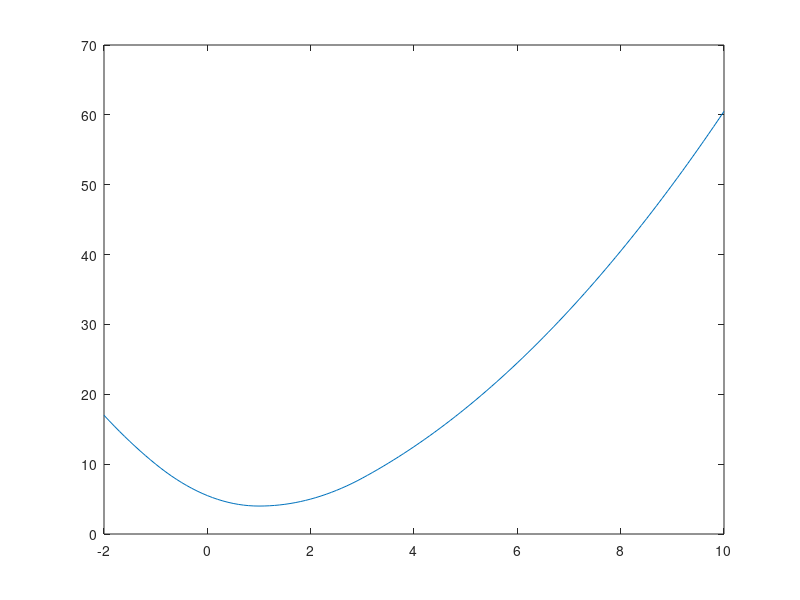

Recreate this plot in MATLAB. (Note: this script raises an error after producing the figure.)

A=[1;-1;1];
b=[1;1;3 ];
x0=5;
[Q,R]=qr(A);
x=-2:0.1:10 ;
r=b*ones(size(x))-A*x;
r(r<0)=0;
fk=0.5*(sum(r.*r,1));
plot(x,fk);
hold on
for i=1:10
    [xk,fk]=FM1(x0,Q,R,A,b);
    plot(xk,fk,'*');
    f0=fk;
    x0=xk;
    z=A*xk-b;
    z(z<0)=0;
    bz=b+z;  
    r=A*x-bz*ones(size(x));
    fk=0.5*(sum(r.*r,1));
    plot(x,fk);
    hold on
end
